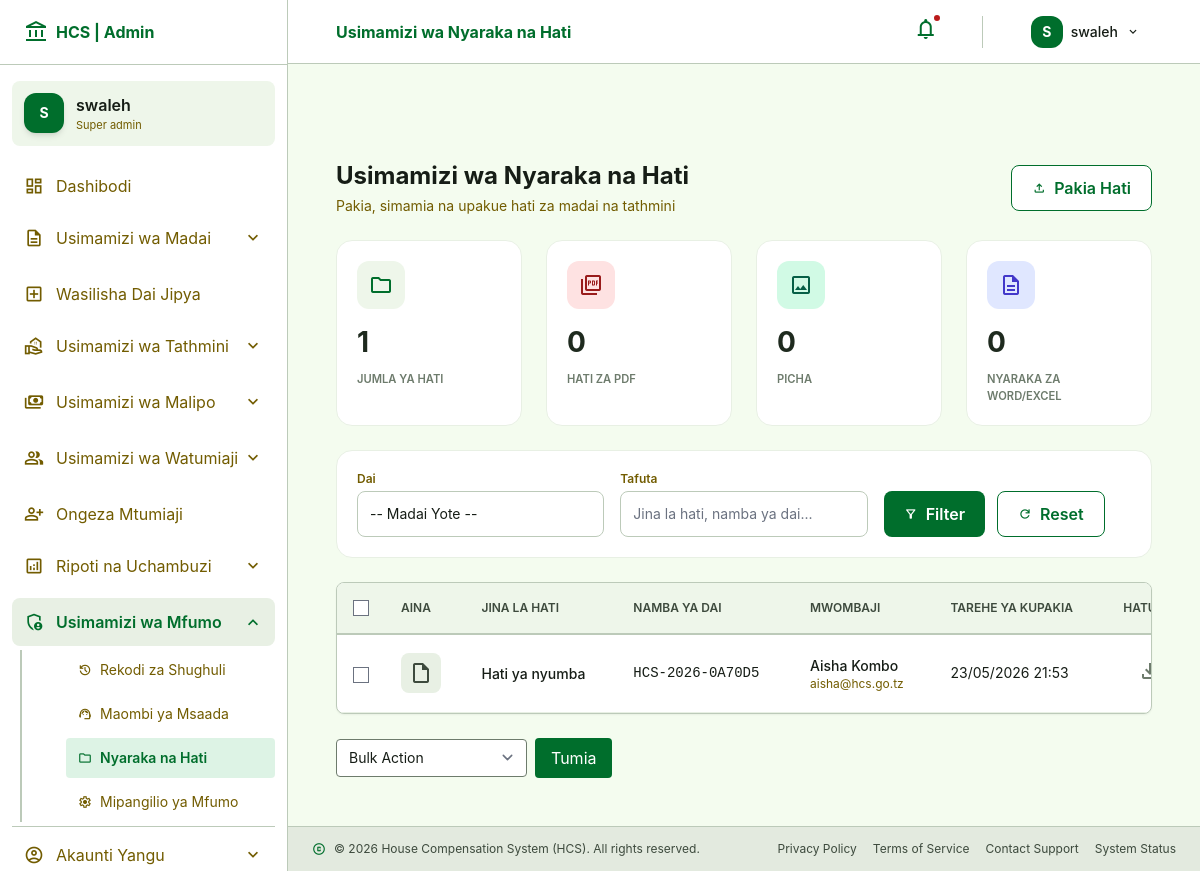
Page /admin/documents.php (signed in) on the committed database.
### tables this page shows
CREATE TABLE `documents` (
  `id` int(11) NOT NULL,
  `claim_id` int(11) NOT NULL,
  `document_name` varchar(255) DEFAULT NULL,
  `file_path` varchar(255) DEFAULT NULL,
  `uploaded_at` timestamp NOT NULL DEFAULT current_timestamp()
);

CREATE TABLE `claims` (
  `id` int(11) NOT NULL,
  `claimant_id` int(11) NOT NULL,
  `claim_number` varchar(100) NOT NULL,
  `project_name` varchar(255) DEFAULT NULL,
  `district` varchar(100) DEFAULT NULL,
  `ward` varchar(100) DEFAULT NULL,
  `village` varchar(100) DEFAULT NULL,
  `property_type` varchar(100) DEFAULT NULL,
  `property_size` varchar(100) DEFAULT NULL,
  `claim_amount` decimal(15,2) DEFAULT NULL,
  `valuation_amount` decimal(15,2) DEFAULT NULL,
  `approved_amount` decimal(15,2) DEFAULT NULL,
  `decision_date` date DEFAULT NULL,
  `gps_coordinates` varchar(255) DEFAULT NULL,
  `description` text DEFAULT NULL,
  `status` enum('submitted','valuation','legal_review','approved','rejected','paid') DEFAULT 'submitted',
  `created_at` timestamp NOT NULL DEFAULT current_timestamp(),
  `updated_at` timestamp NOT NULL DEFAULT current_timestamp() ON UPDATE current_timestamp()
);

CREATE TABLE `users` (
  `id` int(11) NOT NULL,
  `full_name` varchar(255) NOT NULL,
  `email` varchar(255) NOT NULL,
  `phone` varchar(20) DEFAULT NULL,
  `nin` varchar(30) DEFAULT NULL,
  `role` enum('super_admin','claimant','valuer','legal_officer','finance_officer','commissioner') DEFAULT 'claimant',
  `password` varchar(255) NOT NULL,
  `status` enum('active','inactive') DEFAULT 'active',
  `created_at` timestamp NOT NULL DEFAULT current_timestamp()
);

### admin/documents.php (the view, shortened to what this page needs)
<?php
$conn = getDB();
$search_term = $_GET['search'] ?? '';
$sort_by = $_GET['sort'] ?? 'uploaded_at';
$sort_order = $_GET['order'] ?? 'DESC';
$sort_order = ($sort_order === 'ASC') ? 'ASC' : 'DESC';
$where_clauses = [];
$params = [];
$types = "";
$where_sql = empty($where_clauses) ? "" : "WHERE " . implode(" AND ", $where_clauses);
$page = isset($_GET['page']) ? max(1, intval($_GET['page'])) : 1;
$per_page = 10;
$offset = ($page - 1) * $per_page;
$query = "SELECT d.*,
          c.claim_number, c.project_name, c.status as claim_status,
          u.full_name as claimant_name, u.email
          FROM documents d
          JOIN claims c ON d.claim_id = c.id
          JOIN users u ON c.claimant_id = u.id
          $where_sql
          ORDER BY ";
if ($sort_by === 'claim_number') {
    $query .= "c.claim_number $sort_order";
} elseif ($sort_by === 'full_name') {
    $query .= "u.full_name $sort_order";
} elseif ($sort_by === 'document_name') {
    $query .= "d.document_name $sort_order";
} else {
    $query .= "d.uploaded_at $sort_order";
}
$query .= " LIMIT ? OFFSET ?";
$params[] = $per_page;
$params[] = $offset;
$types .= "ii";
$stmt = mysqli_prepare($conn, $query);
mysqli_stmt_bind_param($stmt, $types, ...$params);
mysqli_stmt_execute($stmt);
$result = mysqli_stmt_get_result($stmt);
$documents = [];
while ($row = mysqli_fetch_assoc($result)) {
    $documents[] = $row;
}
$type_query = "SELECT
    SUM(CASE WHEN document_name LIKE '%.pdf' THEN 1 ELSE 0 END) as pdf_count,
    SUM(CASE WHEN document_name LIKE '%.jpg' OR document_name LIKE '%.jpeg' OR document_name LIKE '%.png' THEN 1 ELSE 0 END) as image_count,
    SUM(CASE WHEN document_name LIKE '%.doc' OR document_name LIKE '%.docx' THEN 1 ELSE 0 END) as word_count,
    COUNT(*) as total
    FROM documents";
$type_result = mysqli_query($conn, $type_query);
$doc_types = mysqli_fetch_assoc($type_result);
require_once __DIR__ . '/includes/admin-header.php';
?>
<div class="space-y-6">
    <div class="flex flex-col md:flex-row md:items-center justify-between gap-4">
        <div>
            <h2 class="font-headline-lg text-on-background text-2xl font-bold">Usimamizi wa Nyaraka na Hati</h2>
            <p class="text-secondary text-sm mt-1">Pakia, simamia na upakue hati za madai na tathmini</p>
        </div>
        <div class="button-group">
            <button onclick="openUploadModal()" class="btn-upload">
                <span class="material-symbols-outlined text-sm">upload</span> Pakia Hati
            </button>
        </div>
    </div>
    <div class="stats-grid">
        <div class="stat-card">
            <div class="stat-icon" style="background: #eef6ea; color: #006e2c;">
                <span class="material-symbols-outlined">folder</span>
            </div>
            <div class="stat-value"><?php echo number_format($doc_types['total'] ?? 0); ?></div>
            <div class="stat-label">Jumla ya Hati</div>
        </div>
        <div class="stat-card">
            <div class="stat-icon" style="background: #fee2e2; color: #991b1b;">
                <span class="material-symbols-outlined">picture_as_pdf</span>
            </div>
            <div class="stat-value"><?php echo number_format($doc_types['pdf_count'] ?? 0); ?></div>
            <div class="stat-label">Hati za PDF</div>
        </div>
        <div class="stat-card">
            <div class="stat-icon" style="background: #d1fae5; color: #065f46;">
                <span class="material-symbols-outlined">image</span>
            </div>
            <div class="stat-value"><?php echo number_format($doc_types['image_count'] ?? 0); ?></div>
            <div class="stat-label">Picha</div>
        </div>
        <div class="stat-card">
            <div class="stat-icon" style="background: #e0e7ff; color: #4338ca;">
                <span class="material-symbols-outlined">description</span>
            </div>
            <div class="stat-value"><?php echo number_format($doc_types['word_count'] ?? 0); ?></div>
            <div class="stat-label">Nyaraka za Word/Excel</div>
        </div>
    </div>
    <div class="filter-bar">
        <form method="GET" action="" class="filter-grid">
            <div>
                <label class="text-xs font-semibold text-secondary block mb-1">Dai</label>
                <select name="claim_id" class="filter-select">
                    <option value="all">-- Madai Yote --</option>
                </select>
            </div>
            <div>
                <label class="text-xs font-semibold text-secondary block mb-1">Tafuta</label>
                <input type="text" name="search" class="filter-input" placeholder="Jina la hati, namba ya dai..." value="<?php echo htmlspecialchars($search_term); ?>">
            </div>
            <div class="button-group">
                <button type="submit" class="btn-filter">
                    <span class="material-symbols-outlined text-sm">filter_alt</span> Filter
                </button>
                <a href="documents.php" class="btn-upload">
                    <span class="material-symbols-outlined text-sm">refresh</span> Reset
                </a>
            </div>
        </form>
    </div>
    <div class="bg-white border border-outline-variant rounded-xl shadow-sm overflow-hidden">
        <div class="table-container">
            <form id="bulk_form" method="POST">
                <table class="documents-table">
                    <thead>
                        <tr>
                            <th class="w-10"><input type="checkbox" id="select_all" class="checkbox-select"></th>
                            <th>Aina</th>
                            <th><a href="?<?php echo http_build_query(array_merge($_GET, ['sort' => 'document_name', 'order' => $sort_by == 'document_name' && $sort_order == 'ASC' ? 'DESC' : 'ASC'])); ?>">Jina la Hati</a></th>
                            <th><a href="?<?php echo http_build_query(array_merge($_GET, ['sort' => 'claim_number', 'order' => $sort_by == 'claim_number' && $sort_order == 'ASC' ? 'DESC' : 'ASC'])); ?>">Namba ya Dai</a></th>
                            <th><a href="?<?php echo http_build_query(array_merge($_GET, ['sort' => 'full_name', 'order' => $sort_by == 'full_name' && $sort_order == 'ASC' ? 'DESC' : 'ASC'])); ?>">Mwombaji</a></th>
                            <th><a href="?<?php echo http_build_query(array_merge($_GET, ['sort' => 'uploaded_at', 'order' => $sort_by == 'uploaded_at' && $sort_order == 'ASC' ? 'DESC' : 'ASC'])); ?>">Tarehe ya Kupakia</a></th>
                            <th class="text-center">Hatua</th>
                        </tr>
                    </thead>
                    <tbody>
                        <?php if (empty($documents)): ?>
                        <tr>
                            <td colspan="7" class="text-center py-12 text-secondary">
                                <span class="material-symbols-outlined text-5xl mb-2 block">folder</span>
                                Hakuna hati zilizopakiwa
                            </td>
                        </tr>
                        <?php else: ?>
                        <?php foreach ($documents as $doc): ?>
                        <?php
                        $file_ext = strtolower(pathinfo($doc['document_name'], PATHINFO_EXTENSION));
                        if (in_array($file_ext, ['pdf'])) {
                            $file_type = 'pdf';
                            $file_icon = 'picture_as_pdf';
                        } elseif (in_array($file_ext, ['jpg', 'jpeg', 'png', 'gif'])) {
                            $file_type = 'image';
                            $file_icon = 'image';
                        } elseif (in_array($file_ext, ['doc', 'docx'])) {
                            $file_type = 'word';
                            $file_icon = 'description';
                        } elseif (in_array($file_ext, ['xls', 'xlsx'])) {
                            $file_type = 'excel';
                            $file_icon = 'table_chart';
                        } else {
                            $file_type = 'default';
                            $file_icon = 'insert_drive_file';
                        }
                        ?>
                        <tr id="row-<?php echo $doc['id']; ?>">
                            <td><input type="checkbox" name="selected_ids[]" value="<?php echo $doc['id']; ?>" class="checkbox-select doc-checkbox"></td>
                            <td>
                                <div class="file-icon <?php echo $file_type; ?>">
                                    <span class="material-symbols-outlined"><?php echo $file_icon; ?></span>
                                </div>
                            </td>
                            <td class="font-medium"><?php echo htmlspecialchars($doc['document_name']); ?></td>
                            <td class="font-mono text-sm"><?php echo htmlspecialchars($doc['claim_number']); ?></td>
                            <td>
                                <div class="font-medium"><?php echo htmlspecialchars($doc['claimant_name']); ?></div>
                                <div class="text-xs text-secondary"><?php echo htmlspecialchars($doc['email']); ?></div>
                            </td>
                            <td class="whitespace-nowrap text-sm"><?php echo date('d/m/Y H:i', strtotime($doc['uploaded_at'])); ?></td>
                            <td class="text-center">
                                <div class="flex items-center justify-center gap-1">
                                    <a href="?download=<?php echo $doc['id']; ?>" class="action-btn" title="Pakua Hati">
                                        <span class="material-symbols-outlined">download</span>
                                    </a>
                                </div>
                            </td>
                        </tr>
                        <?php endforeach; ?>
                        <?php endif; ?>
                    </tbody>
                </table>
            </form>
        </div>
    </div>
    <div class="flex gap-2 items-center">
        <select id="bulk_action_select" class="px-3 py-2 border border-outline rounded-lg bg-white text-sm">
            <option value="">Bulk Action</option>
        </select>
        <button onclick="applyBulkAction()" class="px-4 py-2 bg-primary text-white rounded-lg hover:bg-primary-container transition">
            Tumia
        </button>
    </div>
</div>
<?php require_once __DIR__ . '/includes/admin-footer.php'; ?>

### admin/includes/admin-header.php (style rules this page uses)
.material-symbols-outlined { font-variation-settings: 'FILL' 0, 'wght' 400, 'GRAD' 0, 'opsz' 24; }

### admin/documents.php (style rules this page uses)
.stats-grid { display: grid; grid-template-columns: repeat(4, 1fr); gap: 1.5rem; margin-bottom: 1.5rem; }
.stat-card { background: white; border-radius: 1rem; padding: 1.25rem; border: 1px solid #e8f0e4; transition: all 0.2s; }
.stat-icon { width: 48px; height: 48px; border-radius: 12px; display: flex; align-items: center; justify-content: center; font-size: 1.5rem; margin-bottom: 0.75rem; }
.stat-value { font-size: 1.75rem; font-weight: 700; color: #1e2a1e; }
.stat-label { font-size: 0.7rem; text-transform: uppercase; color: #6d7b6c; font-weight: 600; margin-top: 0.5rem; }
.file-icon { width: 40px; height: 40px; border-radius: 8px; display: flex; align-items: center; justify-content: center; font-size: 1.25rem; }
.file-icon.default { background: #e8f0e4; color: #3d4a3d; }
.table-container { overflow-x: auto; -webkit-overflow-scrolling: touch; }
.documents-table { width: 100%; border-collapse: collapse; min-width: 900px; }
.documents-table th { padding: 1rem; text-align: left; font-size: 0.75rem; font-weight: 600; text-transform: uppercase; color: #3d4a3d; background-color: #eef6ea; border-bottom: 2px solid #bccab9; }
.documents-table td { padding: 1rem; border-bottom: 1px solid #e8f0e4; vertical-align: middle; font-size: 0.875rem; }
.filter-bar { background: white; border-radius: 1rem; padding: 1.25rem; border: 1px solid #e8f0e4; margin-bottom: 1.5rem; }
.filter-grid { display: grid; grid-template-columns: repeat(auto-fit, minmax(200px, 1fr)); gap: 1rem; align-items: end; }
.filter-select, .filter-input { padding: 0.625rem 0.75rem; border: 1px solid #bccab9; border-radius: 0.5rem; font-size: 0.875rem; background: white; width: 100%; }
.btn-filter, .btn-upload { padding: 0.625rem 1.25rem; border-radius: 0.5rem; font-weight: 600; cursor: pointer; display: inline-flex; align-items: center; justify-content: center; gap: 0.5rem; }
.btn-filter { background-color: #006e2c; color: white; border: none; }
.btn-upload { background-color: white; color: #006e2c; border: 1px solid #006e2c; }
.button-group { display: flex; gap: 0.75rem; flex-wrap: wrap; }
.action-btn { background: none; border: none; cursor: pointer; padding: 0.5rem; border-radius: 0.5rem; color: #6d7b6c; transition: all 0.2s; }
.checkbox-select { width: 1rem; height: 1rem; accent-color: #006e2c; cursor: pointer; }

### rows in the picture
documents: document_name "Hati ya nyumba", claim.claim_number "HCS-2026-0A70D5", users.full_name "Aisha Kombo", users.email "aisha@hcs.go.tz", uploaded_at "23/05/2026 21:53"

### other values in the picture
substr($_SESSION['full_name'] ?? 'A', 0, 1) "S"
$_SESSION['full_name'] "swaleh"
str_replace('_', ' ', $_SESSION['role'] ?? 'Super Admin') "Super admin"
$page_heading "Usimamizi wa Nyaraka na Hati"
substr($_SESSION['full_name'], 0, 1) "S"
$doc_types['total'] "1"
$doc_types['pdf_count'] "0"
$doc_types['image_count'] "0"
$doc_types['word_count'] "0"
